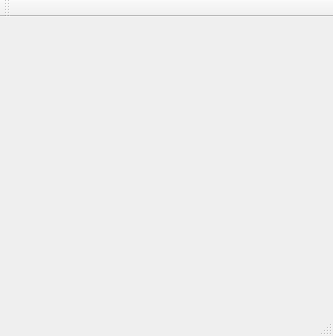
<?xml version="1.0" encoding="UTF-8"?>
<ui version="4.0">
 <class>MainWindow</class>
 <widget class="QMainWindow" name="MainWindow">
  <property name="geometry">
   <rect>
    <x>0</x>
    <y>0</y>
    <width>333</width>
    <height>336</height>
   </rect>
  </property>
  <property name="windowTitle">
   <string>MainWindow</string>
  </property>
  <widget class="QWidget" name="centralWidget"/>
  <widget class="QMenuBar" name="menuBar">
   <property name="geometry">
    <rect>
     <x>0</x>
     <y>0</y>
     <width>333</width>
     <height>21</height>
    </rect>
   </property>
  </widget>
  <widget class="QToolBar" name="mainToolBar">
   <attribute name="toolBarArea">
    <enum>TopToolBarArea</enum>
   </attribute>
   <attribute name="toolBarBreak">
    <bool>false</bool>
   </attribute>
  </widget>
  <widget class="QStatusBar" name="statusBar"/>
 </widget>
 <layoutdefault spacing="6" margin="11"/>
 <resources/>
 <connections/>
</ui>
